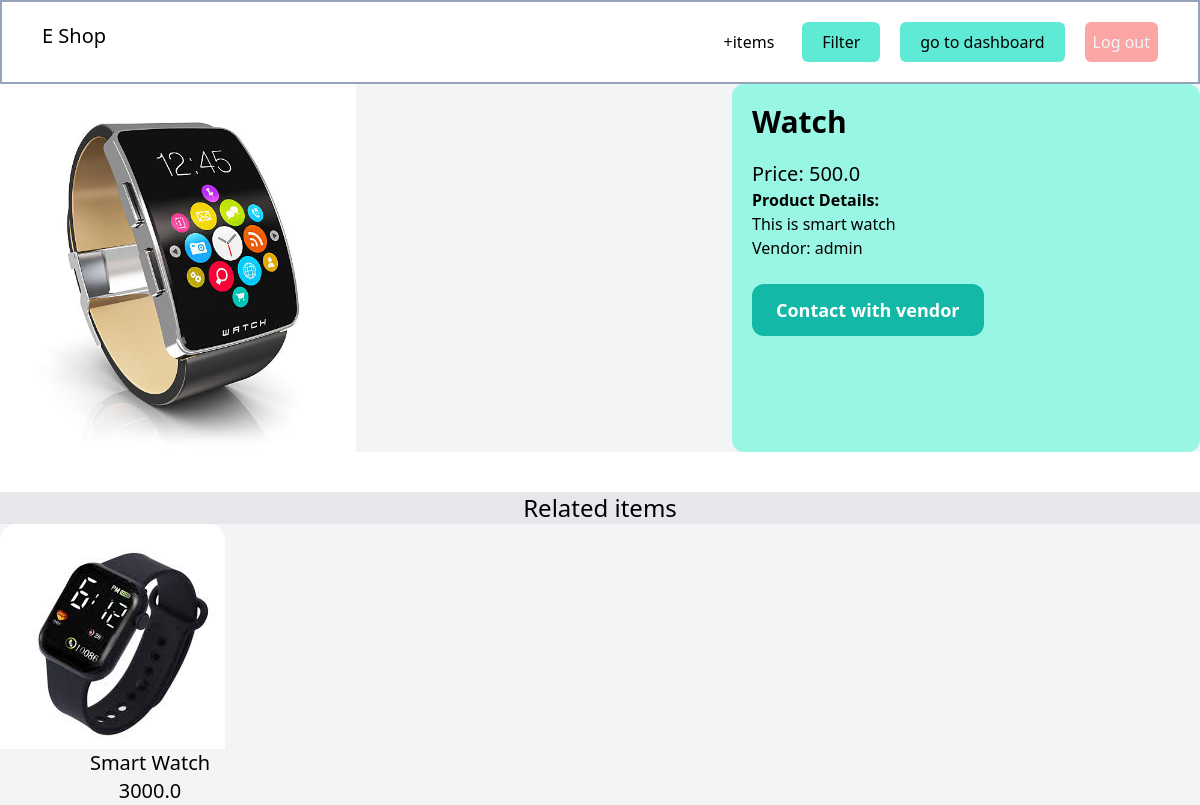
The page /items/3/ (signed in) on the database its author committed.
### item/models.py (models this page shows, shortened)
class Items(models.Model):
    Name = models.CharField(max_length=200)
    category = models.ForeignKey(Category, related_name='items', on_delete=models.CASCADE)
    description = models.TextField(blank=True, null=True)
    price = models.FloatField()
    image = models.ImageField(upload_to='product_images', blank=True, null=True)
    is_sold = models.BooleanField(default=False)
    created_at = models.DateTimeField(auto_now_add=True)
    created_by = models.ForeignKey(User, related_name = 'items', on_delete=models.CASCADE)
    class Meta:
        ordering = ['Name']
        verbose_name_plural = 'Items'

### item/views.py (the view)
# urls.py: path('<int:pk>/', views.details, name='detail'),
def details(request,pk):
    item = get_object_or_404(Items, pk=pk)
    related_items = Items.objects.filter(category=item.category,is_sold=False).exclude(pk=pk)[:3]
    return render(request, 'item/detail.html',{'item':item ,'related_items':related_items})

### item/templates/item/detail.html (shortened to what this page needs)
{% extends 'mainapp/base.html' %}
{% block content%}
<div class="grid grid-cols-5 gap-5 bg-gray-100">
    <div class="col-span-3 rounded">
        <img class="w-1/2" src="{{  item.image.url  }}" alt="">
    </div>
    <div class="col-span-2 p-5 bg-teal-200 rounded-xl">
        <h1 class="mb-5 text-3xl"> <strong class="font-semibold">{{ item.Name }}</strong></h1>
        <p class="text-xl">Price: {{ item.price }}</p>
        <p><strong>Product Details:</strong><br>
            <span class="">{{ item.description }}</span>
        </p>
        {% if request.user == item.created_by %}
        <div class="mt-5 grid grid-cols-5 gap-5">
            <a href="{% url 'item:edit' item.id %}" class="bg-teal-400 text-slate-100 py-2 px-3 rounded-md hover:bg-teal-700">Edit</a>
            <a href="{% url 'item:delete' item.id %}" class="bg-red-300 text-slate-100 py-2 px-3 rounded-md hover:bg-red-700">Delete</a>
        </div>
        {% else %}
        <p class="">Vendor: {{ item.created_by.username }}</p>
        <a href="#" class="inline-block mt-6 px-6 py-3 text-lg font-semibold bg-teal-500 text-white rounded-xl hover:bg-teal-700">Contact with vendor</a>
        {% endif %}
    </div>
</div>
<div class="mt-10 bg-gray-200">
    <h2 class="text-2xl text-center">Related items</h2>
    <div>
        {% for item in related_items %}
        <div class="grid grid-cols-4 bg-gray-100 w-76">
            <a href="{%url 'item:detail' item.id%}">
                <div class="w-full">
                    <img class="rounded-t-2xl" src="{{ item.image.url }}" alt="">
                    <div>
                        <h2 class="text-center text-xl">{{item.Name}}</h2>
                        <p class="text-center te text-xl">{{item.price}}</p>
                    </div>
                </div>
            </a>
        </div>
        {% endfor %}
    </div>
</div>
{% endblock %}

### rows shown on the page
Items: image (picture), Name "Watch", price "500.0", description "This is smart watch", created_by.username "admin"
Items: image (picture), Name "Smart Watch", price "3000.0"
